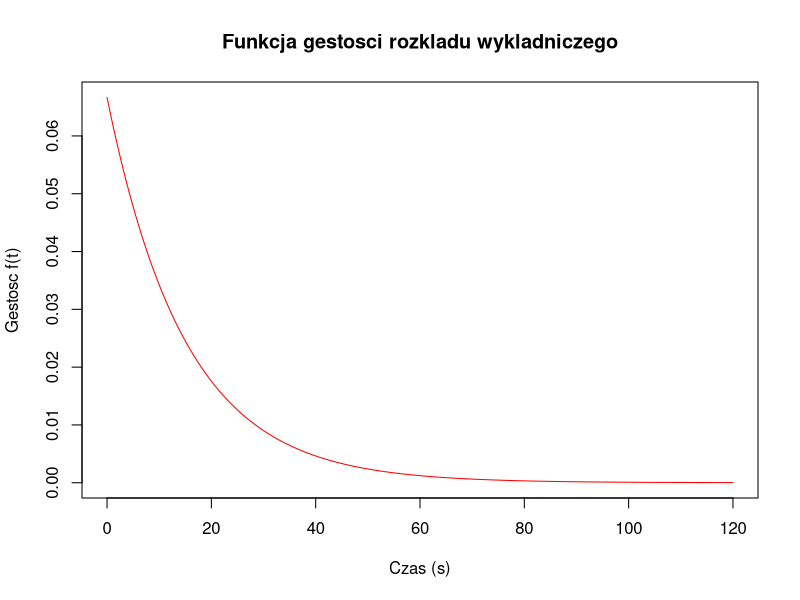

This chart was generated by the following R code:
# Zad 3

punif(q = 7, min = 4, max = 12)
punif(q = 11, min = 4, max = 12) - punif(q = 5, min = 4, max = 12)
1 - punif(q = 10, min = 4, max = 12)
qunif(p = 0.6, min = 4, max = 12)

# Zad 4
lambda <- 1 / 15
pexp(q = 30, rate = lambda, lower.tail = FALSE)
pexp(q = 20, rate = lambda)
pexp(q = 80, rate = lambda) - pexp(q = 40, rate = 1 / 15)
qexp(p = 0.2, rate = lambda, lower.tail = FALSE)
x_vals <- seq(0, 120, by = 0.5)
y_vals <- dexp(x_vals, rate = lambda)
plot(
    x = x_vals,
    y = y_vals,
    type = "l",
    main = "Funkcja gestosci rozkladu wykladniczego",
    col = "red",
    xlab = "Czas (s)",
    ylab = "Gestosc f(t)"
)
